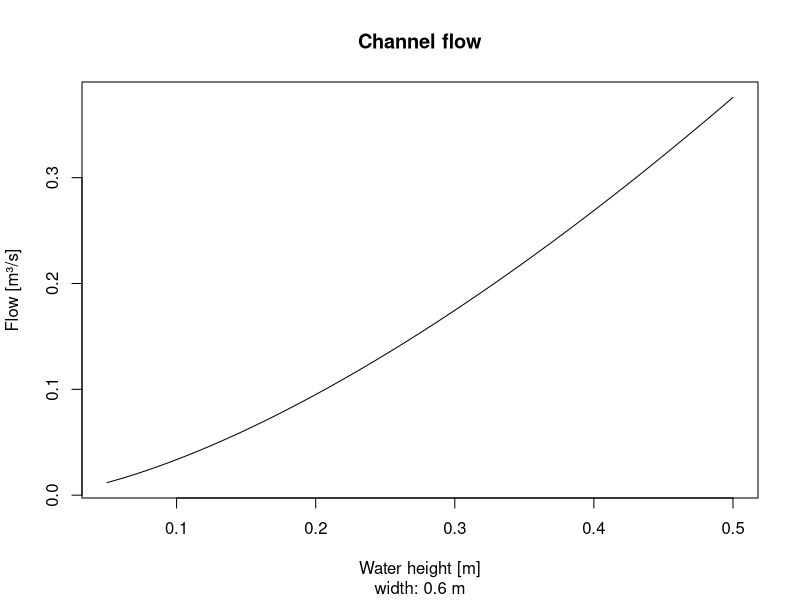

R code for this plot:
## Channel flow

## Constants
Cd <- 0.6 # approximation
g <- 9.81

## Measurements
b <- 0.6 # Width


## Question 1
h <- 100 / 1000 # Height in m
q <- (2/3) * Cd * sqrt(2 * 9.81) * b * h^(3/2)  # m3 / s
q

## Question 2
h <- c(150, 136, 75) / 1000 # Create a vector
q <- (2/3) * Cd * sqrt(2 * 9.81) * b * h^(3/2) # Same as before
mean(q) * 1000 # Convert to l/s

## Question 3
h <- (50:500) / 1000 # Create a vector
q <- (2/3) * Cd * sqrt(2 * 9.81) * b * h^(3/2)
q

(2/3) * Cd * sqrt(2 * 9.81) * b * (0.05:0.50)^(3/2)
(2/3) * Cd * sqrt(2 * 9.81) * b * ((50:500)/1000)^(3/2)

## Enhanced code
plot(h, q, type = "l", 
     main = "Channel flow",
     sub = paste("width:", b, "m"), 
     xlab = "Water height [m]", ylab = "Flow [m³/s]")

## Fancy version using a function
kindsvater_carter <- function(b, h, Cd = 0.6) {
    (2/3) * Cd * sqrt(2 * 9.81) * b * h^(3/2)
}

kindsvater_carter(0.6, 0.1)
